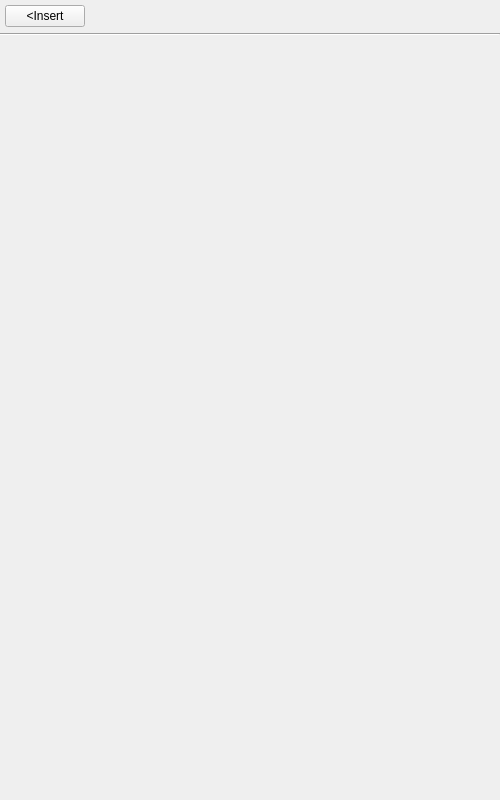
<?xml version="1.0" encoding="UTF-8"?>
<ui version="4.0">
 <class>CalqlatrWidget</class>
 <widget class="QWidget" name="CalqlatrWidget">
  <property name="geometry">
   <rect>
    <x>0</x>
    <y>0</y>
    <width>500</width>
    <height>800</height>
   </rect>
  </property>
  <property name="windowTitle">
   <string>MainWindow</string>
  </property>
  <layout class="QVBoxLayout" name="verticalLayout_2">
   <property name="spacing">
    <number>0</number>
   </property>
   <property name="leftMargin">
    <number>0</number>
   </property>
   <property name="topMargin">
    <number>0</number>
   </property>
   <property name="rightMargin">
    <number>0</number>
   </property>
   <property name="bottomMargin">
    <number>0</number>
   </property>
   <item>
    <layout class="QVBoxLayout" name="verticalLayout">
     <property name="spacing">
      <number>0</number>
     </property>
     <property name="leftMargin">
      <number>0</number>
     </property>
     <property name="topMargin">
      <number>5</number>
     </property>
     <property name="rightMargin">
      <number>0</number>
     </property>
     <property name="bottomMargin">
      <number>0</number>
     </property>
     <item>
      <layout class="QHBoxLayout" name="headLineLO">
       <property name="leftMargin">
        <number>5</number>
       </property>
       <property name="rightMargin">
        <number>5</number>
       </property>
       <item>
        <widget class="QPushButton" name="transferButton">
         <property name="text">
          <string>&lt;Insert</string>
         </property>
        </widget>
       </item>
       <item>
        <spacer name="horizontalSpacer">
         <property name="orientation">
          <enum>Qt::Orientation::Horizontal</enum>
         </property>
         <property name="sizeHint" stdset="0">
          <size>
           <width>40</width>
           <height>20</height>
          </size>
         </property>
        </spacer>
       </item>
      </layout>
     </item>
     <item>
      <spacer name="verticalSpacer">
       <property name="orientation">
        <enum>Qt::Orientation::Vertical</enum>
       </property>
       <property name="sizeType">
        <enum>QSizePolicy::Policy::Fixed</enum>
       </property>
       <property name="sizeHint" stdset="0">
        <size>
         <width>20</width>
         <height>6</height>
        </size>
       </property>
      </spacer>
     </item>
     <item>
      <widget class="Line" name="line">
       <property name="orientation">
        <enum>Qt::Orientation::Horizontal</enum>
       </property>
      </widget>
     </item>
     <item>
      <widget class="QStackedWidget" name="stackedWidget">
       <property name="currentIndex">
        <number>1</number>
       </property>
       <widget class="SciCalqlatrWidget" name="sciCalqlatrWidget"/>
       <widget class="CalqlatrHistoryWidget" name="calqlatrHistoryWidget"/>
      </widget>
     </item>
    </layout>
   </item>
  </layout>
 </widget>
 <customwidgets>
  <customwidget>
   <class>SciCalqlatrWidget</class>
   <extends>QWidget</extends>
   <header>SciCalqlatrWidget.h</header>
   <container>1</container>
  </customwidget>
  <customwidget>
   <class>CalqlatrHistoryWidget</class>
   <extends>QWidget</extends>
   <header>CalqlatrHistoryWidget.h</header>
   <container>1</container>
  </customwidget>
 </customwidgets>
 <resources/>
 <connections/>
</ui>
